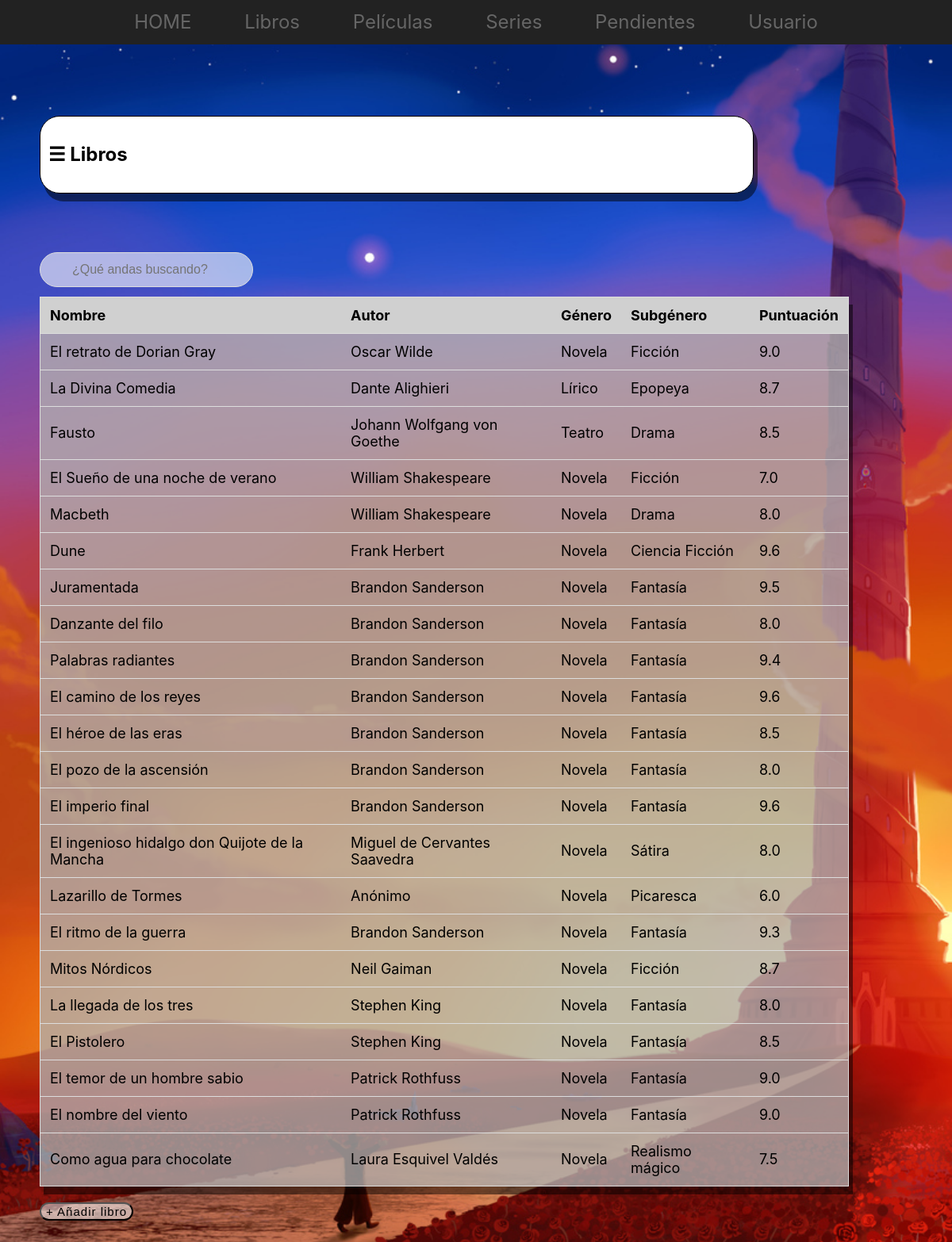
/catalogo/libros/ (signed in), run on the app's committed database.
### Catalogo/models.py (models this page shows, shortened)
class Libro(models.Model):
    nombre = models.CharField(max_length = 50)
    autor = models.CharField(max_length = 50)
    genero = models.CharField(max_length = 50)
    subgenero = models.CharField(max_length = 50, blank = True, null = True)
    publicacion = models.DateField("Fecha de publicación")
    leido = models.BooleanField()
    lectura = models.DateField("Fecha de lectura", blank = True, null = True)
    puntuacion = models.FloatField(blank = True, null = True)
    portada = models.ImageField(upload_to="portadas", height_field=None, width_field=None, max_length=100, blank = True, null = True)
    comentario = models.CharField(max_length = 500, blank = True, null = True)

### Catalogo/views.py (the view)
# urls.py: path('libros/', views.libros, name = "libros"),
@login_required
def libros(request):
    lista_libros = Libro.objects.order_by('-lectura')[:30]
    context = {'lista_libros': lista_libros}
    return render(request, 'Catalogo/libros.html', context)

### Catalogo/templates/Catalogo/libros.html (shortened to what this page needs)
{% extends "base.html" %}
{% load static %}
    {% block content %}
      <div id="box">
        <h2>&#9776;&nbsp;<b>Libros</b></h2>
      </div>
      <br/><input type="text" id="myInput" onkeyup="myFunction()" placeholder="¿Qué andas buscando?">
      <table id="myTable">
        <tr class="header">
          <th onclick="sortTable(0)">Nombre</th>
          <th onclick="sortTable(1)">Autor</th>
          <th onclick="sortTable(2)">Género</th>
          <th onclick="sortTable(3)">Subgénero</th>
          <th onclick="sortTable(4)">Puntuación</th>
        </tr>
        {% if lista_libros %}
          <tr>
            {% for libro in lista_libros %}
              {% if libro.leido == True %}
                <td><a href="{% url 'librosDetalle' libro.id %}">{{ libro.nombre }}</a></td>
                <td>{{ libro.autor }}</td>
                <td>{{ libro.genero }}</td>
                <td>{{ libro.subgenero }}</td>
                <td>{{ libro.puntuacion }}</td>
              </tr>
              {% endif %}
            {% endfor %}
          {% else %}
            <p>Tienes que leer más.</p>
        {% endif %}
      </table>
      <button id="addButton"><a href="/admin/Catalogo/libro/add/">+ Añadir libro</a></button>
    {% endblock content %}

### Catalogo/static/Catalogo/base.css (style rules this page uses)
a:link { color: var(--color-text); text-decoration: none; }
#myInput { background-image: url('images/searchicon.png'); background-position: 12px; background-repeat: no-repeat; background-color: #ffffff98; width: auto; font-size: 16px; padding: 12px 20px 12px 40px; border: 1px solid #ddd; margin-bottom: 12px; margin-left: 50; border-radius: 25px; }
#myTable { border-collapse: collapse; width: 85%; border: 1px solid #ddd; font-size: 18px; margin-left: 50; margin-right: 50; margin-bottom: 20; box-shadow: 5px 10px rgba(0, 0, 0, 0.493); }
#myTable th, #myTable td { text-align: left; padding: 12px; background-color: rgba(170, 169, 169, 0.548); }
#myTable tr { border-bottom: 1px solid #ddd; background-color: rgba(192, 192, 192, 0.493); }
#myTable tr.header, #myTable tr:hover { background-color: #ffffff; }
#box { box-sizing: border-box; width: 75%; margin: 50px; background-color: rgb(255, 255, 255); border: 1px solid; padding: 10px; box-shadow: 5px 10px rgba(0, 0, 0, 0.493); border-radius: 25px; }
#addButton { color: rgb(0, 0, 0); background-color: rgba(255, 255, 255, 0.514); font-size: 15; margin-left: 50px; margin-bottom: 50px; letter-spacing:1px; border-radius: 12px; }

### data on the page
Libro: nombre "El retrato de Dorian Gray", autor "Oscar Wilde", genero "Novela", subgenero "Ficción", puntuacion "9.0"
Libro: nombre "La Divina Comedia", autor "Dante Alighieri", genero "Lírico", subgenero "Epopeya", puntuacion "8.7"
Libro: nombre "Fausto", autor "Johann Wolfgang von Goethe", genero "Teatro", subgenero "Drama", puntuacion "8.5"
Libro: nombre "El Sueño de una noche de verano", autor "William Shakespeare", genero "Novela", subgenero "Ficción", puntuacion "7.0"
Libro: nombre "Macbeth", autor "William Shakespeare", genero "Novela", subgenero "Drama", puntuacion "8.0"
Libro: nombre "Dune", autor "Frank Herbert", genero "Novela", subgenero "Ciencia Ficción", puntuacion "9.6"
Libro: nombre "Juramentada", autor "Brandon Sanderson", genero "Novela", subgenero "Fantasía", puntuacion "9.5"
Libro: nombre "Danzante del filo", autor "Brandon Sanderson", genero "Novela", subgenero "Fantasía", puntuacion "8.0"
Libro: nombre "Palabras radiantes", autor "Brandon Sanderson", genero "Novela", subgenero "Fantasía", puntuacion "9.4"
Libro: nombre "El camino de los reyes", autor "Brandon Sanderson", genero "Novela", subgenero "Fantasía", puntuacion "9.6"
Libro: nombre "El héroe de las eras", autor "Brandon Sanderson", genero "Novela", subgenero "Fantasía", puntuacion "8.5"
Libro: nombre "El pozo de la ascensión", autor "Brandon Sanderson", genero "Novela", subgenero "Fantasía", puntuacion "8.0"
Libro: nombre "El imperio final", autor "Brandon Sanderson", genero "Novela", subgenero "Fantasía", puntuacion "9.6"
Libro: nombre "El ingenioso hidalgo don Quijote de la Mancha", autor "Miguel de Cervantes Saavedra", genero "Novela", subgenero "Sátira", puntuacion "8.0"
Libro: nombre "Lazarillo de Tormes", autor "Anónimo", genero "Novela", subgenero "Picaresca", puntuacion "6.0"
Libro: nombre "El ritmo de la guerra", autor "Brandon Sanderson", genero "Novela", subgenero "Fantasía", puntuacion "9.3"
Libro: nombre "Mitos Nórdicos", autor "Neil Gaiman", genero "Novela", subgenero "Ficción", puntuacion "8.7"
Libro: nombre "La llegada de los tres", autor "Stephen King", genero "Novela", subgenero "Fantasía", puntuacion "8.0"
Libro: nombre "El Pistolero", autor "Stephen King", genero "Novela", subgenero "Fantasía", puntuacion "8.5"
Libro: nombre "El temor de un hombre sabio", autor "Patrick Rothfuss", genero "Novela", subgenero "Fantasía", puntuacion "9.0"
Libro: nombre "El nombre del viento", autor "Patrick Rothfuss", genero "Novela", subgenero "Fantasía", puntuacion "9.0"
Libro: nombre "Como agua para chocolate", autor "Laura Esquivel Valdés", genero "Novela", subgenero "Realismo mágico", puntuacion "7.5"
